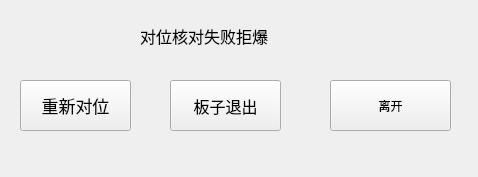
<?xml version="1.0" encoding="UTF-8"?>
<ui version="4.0">
 <class>DlgMove</class>
 <widget class="QDialog" name="DlgMove">
  <property name="geometry">
   <rect>
    <x>0</x>
    <y>0</y>
    <width>478</width>
    <height>177</height>
   </rect>
  </property>
  <property name="windowTitle">
   <string>TOP</string>
  </property>
  <widget class="QPushButton" name="btn_skip">
   <property name="geometry">
    <rect>
     <x>140</x>
     <y>190</y>
     <width>111</width>
     <height>51</height>
    </rect>
   </property>
   <property name="font">
    <font>
     <pointsize>12</pointsize>
    </font>
   </property>
   <property name="text">
    <string>跳过</string>
   </property>
  </widget>
  <widget class="QPushButton" name="btn_duiwei">
   <property name="geometry">
    <rect>
     <x>20</x>
     <y>80</y>
     <width>111</width>
     <height>51</height>
    </rect>
   </property>
   <property name="font">
    <font>
     <pointsize>13</pointsize>
    </font>
   </property>
   <property name="text">
    <string>重新对位</string>
   </property>
  </widget>
  <widget class="QPushButton" name="btn_BG">
   <property name="geometry">
    <rect>
     <x>330</x>
     <y>80</y>
     <width>121</width>
     <height>51</height>
    </rect>
   </property>
   <property name="styleSheet">
    <string notr="true">font: 12pt &quot;Sans Serif&quot;;</string>
   </property>
   <property name="text">
    <string>离开</string>
   </property>
  </widget>
  <widget class="QPushButton" name="btn_quit">
   <property name="geometry">
    <rect>
     <x>170</x>
     <y>80</y>
     <width>111</width>
     <height>51</height>
    </rect>
   </property>
   <property name="font">
    <font>
     <pointsize>12</pointsize>
    </font>
   </property>
   <property name="text">
    <string>板子退出</string>
   </property>
  </widget>
  <widget class="QLabel" name="label">
   <property name="geometry">
    <rect>
     <x>140</x>
     <y>20</y>
     <width>261</width>
     <height>31</height>
    </rect>
   </property>
   <property name="font">
    <font>
     <pointsize>12</pointsize>
    </font>
   </property>
   <property name="text">
    <string>对位核对失败拒爆 </string>
   </property>
  </widget>
 </widget>
 <resources/>
 <connections/>
</ui>
